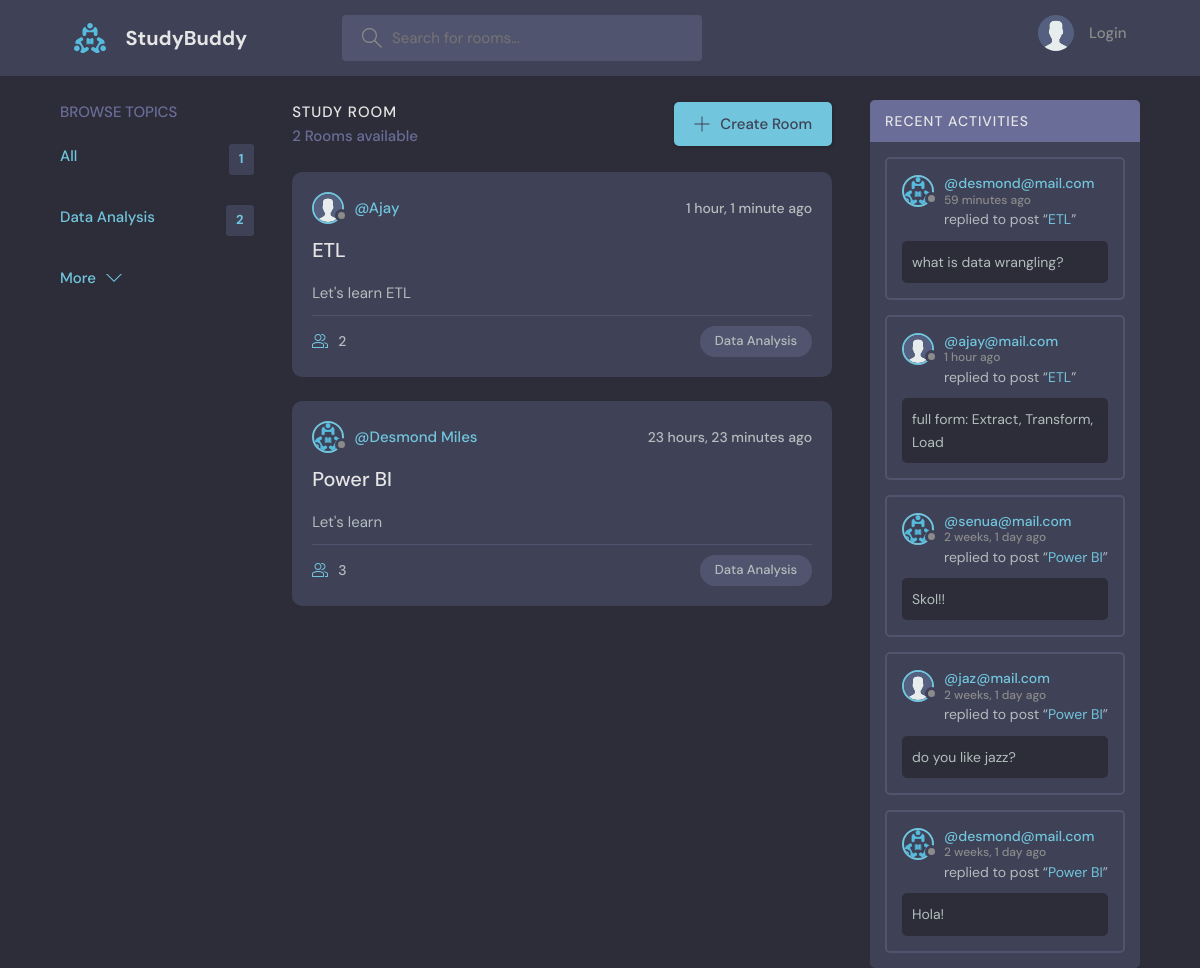
The page / on the database its author committed.
### base/models.py (models this page shows)
class Topic(models.Model):
    name = models.CharField(max_length=200)
    def __str__(self):
        return self.name

class Room(models.Model):
    host = models.ForeignKey(User, on_delete=models.SET_NULL, null=True)
    topic = models.ForeignKey(Topic, on_delete=models.SET_NULL, null=True)
    participants = models.ManyToManyField(User, related_name='participants', blank=True)
    name = models.CharField(max_length=200)
    description = models.TextField(null=True,blank=True)
    updated = models.DateTimeField(auto_now=True)
    created = models.DateTimeField(auto_now_add=True)
    class Meta:
        ordering = ['-updated', '-created']
    def __str__(self):
        return self.name

class User(AbstractUser):
    name = models.CharField(max_length=200, null=True)
    email = models.EmailField(unique=True)
    bio = models.TextField(null=True)
    avatar = models.ImageField(null=True, default="avatar.svg")
    USERNAME_FIELD = 'email'
    REQUIRED_FIELDS = []

class Message(models.Model):
    user = models.ForeignKey(User, on_delete=models.CASCADE)
    room = models.ForeignKey(Room, on_delete=models.CASCADE)
    body = models.TextField()
    updated = models.DateTimeField(auto_now=True)
    created = models.DateTimeField(auto_now_add=True)
    class Meta:
        ordering = ['-updated', '-created']
    def __str__(self):
        return self.body[0:50]

### base/views.py (the view)
# urls.py: path('', views.home, name="home"),
def home(request):
    topics = Topic.objects.all()[0:5] #limit to 5
    q = request.GET.get('q') if request.GET.get('q')!= None else ''
    rooms = Room.objects.filter(Q(topic__name__icontains = q) | Q(name__icontains = q) | Q(description__icontains = q))
    roomCount = rooms.count()
    comments = Message.objects.filter(Q(room__topic__name__icontains=q))
    context={'rooms':rooms, 'topics':topics, 'roomCount':roomCount, 'comments':comments}
    return render(request, 'base/home.html', context)

### base/templates/base/home.html
{% extends 'main.html' %} {% block content %}
<main class="layout layout--3">
  <div class="container">
    {% include 'base/topic_comp.html' %}
    {% include 'base/feed_comp.html' %}
    {% include 'base/activity_comp.html' %}
  </div>
</main>
{% endblock content %}

### base/templates/base/topic_comp.html
<div class="topics">
  <div class="topics__header">
    <h2>Browse Topics</h2>
  </div>
  <ul class="topics__list">
    <li>
      <a href="/" class="active">All <span>{{topics.count}}</span></a>
    </li>
    {% for i in topics %}
    <li>
      <a href="{% url 'home' %}?q={{i.name}}" class="active"
        >{{i.name}} <span>{{i.room_set.all.count}}</span></a
      >
    </li>
    {% endfor %}
  </ul>
  <a class="btn btn--link" href="{% url 'topics' %}">
    More
    <svg
      version="1.1"
      xmlns="http://www.w3.org/2000/svg"
      width="32"
      height="32"
      viewBox="0 0 32 32"
    >
      <title>chevron-down</title>
      <path d="M16 21l-13-13h-3l16 16 16-16h-3l-13 13z"></path>
    </svg>
  </a>
</div>

### base/templates/base/feed_comp.html (shortened to what this page needs)
<div class="roomList">
  <div class="roomList__header">
    <div>
      <h2>Study Room</h2>
      <p>{{roomCount}} Rooms available</p>
    </div>
    <a class="btn btn--main" href="{% url 'create_room' %}">
      <svg
        version="1.1"
        xmlns="http://www.w3.org/2000/svg"
        width="32"
        height="32"
        viewBox="0 0 32 32"
      >
        <title>add</title>
        <path
          d="M16.943 0.943h-1.885v14.115h-14.115v1.885h14.115v14.115h1.885v-14.115h14.115v-1.885h-14.115v-14.115z"
        ></path>
      </svg>
      Create Room
    </a>
  </div>
  {% for i in rooms %}
  <div class="roomListRoom">
    <div class="roomListRoom__header">
      <a href="{% url 'profile' i.host.id %}" class="roomListRoom__author">
        <div class="avatar avatar--small">
          <img src="{{i.host.avatar.url}}" />
        </div>
        <span>@{{i.host.name}}</span>
      </a>
      <div class="roomListRoom__actions">
        <span>{{i.updated|timesince}} ago</span>
      </div>
    </div>
    <div class="roomListRoom__content">
      <a href="{% url 'room' i.id %}">{{i.name}}</a>
      <p>{{i.description}}</p>
    </div>
    <div class="roomListRoom__meta">
      <a href="{% url 'room' i.id %}" class="roomListRoom__joined">
        {{i.participants.all.count}}
      </a>
      <p class="roomListRoom__topic">{{i.topic}}</p>
    </div>
  </div>
  {% endfor %}
</div>

### base/templates/base/activity_comp.html (shortened to what this page needs)
<div class="activities">
  <div class="activities__header">
    <h2>Recent Activities</h2>
  </div>
  {% for i in comments %}
  <div class="activities__box">
    <div class="activities__boxHeader roomListRoom__header">
      <a href="{% url 'profile' i.user.id %}" class="roomListRoom__author">
        <div class="avatar avatar--small">
          <img src="{{i.user.avatar.url}}" />
        </div>
        <p>
          @{{i.user}}
          <span>{{i.created|timesince}} ago</span>
        </p>
      </a>
    </div>
    <div class="activities__boxContent">
      <p>
        replied to post “<a href="{% url 'room' i.room.id %}">{{i.room}}</a>”
      </p>
      <div class="activities__boxRoomContent">{{i}}</div>
    </div>
  </div>
  {% endfor %}
</div>

### rows shown on the page
Topic: name "Data Analysis", room_set.all.count "2"
Room: host.avatar (placeholder picture), host.name "Ajay", updated "1 hour, 1 minute", name "ETL", description "Let's learn ETL", participants.all.count "2", topic "Data Analysis"
Room: host.avatar (picture), host.name "Desmond Miles", updated "23 hours, 23 minutes", name "Power BI", description "Let's learn", participants.all.count "3", topic "Data Analysis"
Message: user.avatar (picture), user "desmond@mail.com", created "59 minutes", room "ETL", body "what is data wrangling?"
Message: user.avatar (placeholder picture), user "ajay@mail.com", created "1 hour", room "ETL", body "full form: Extract, Transform, Load"
Message: user.avatar (picture), user "senua@mail.com", created "2 weeks, 1 day", room "Power BI", body "Skol!!"
Message: user.avatar (placeholder picture), user "jaz@mail.com", created "2 weeks, 1 day", room "Power BI", body "do you like jazz?"
Message: user.avatar (picture), user "desmond@mail.com", created "2 weeks, 1 day", room "Power BI", body "Hola!"

### other values the page prints
{{ topics.count }} "1"
{{ roomCount }} "2"
